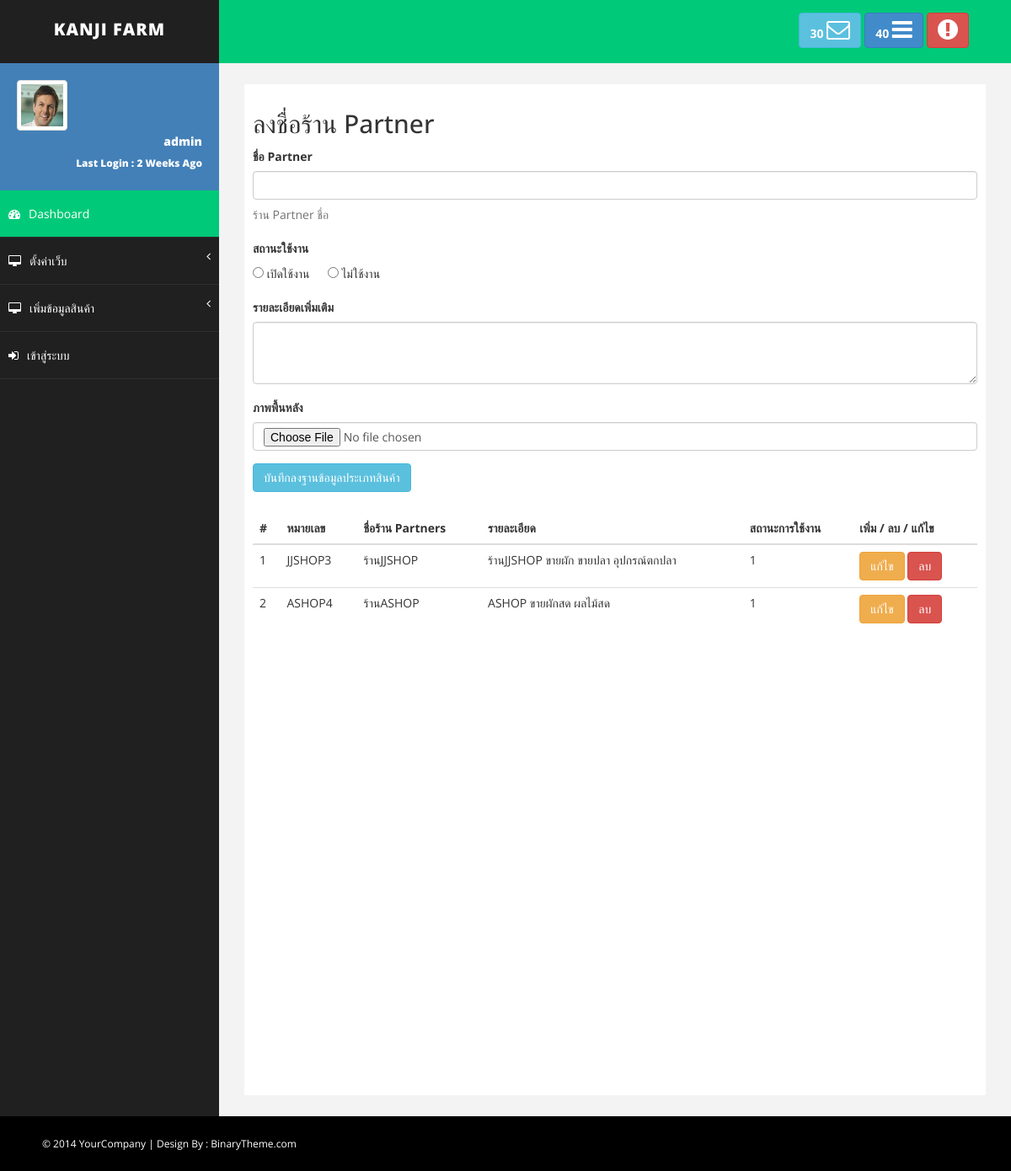
Page /backend_disc/admin/systems/form_shop_product.php (signed in) on the earlier database version.
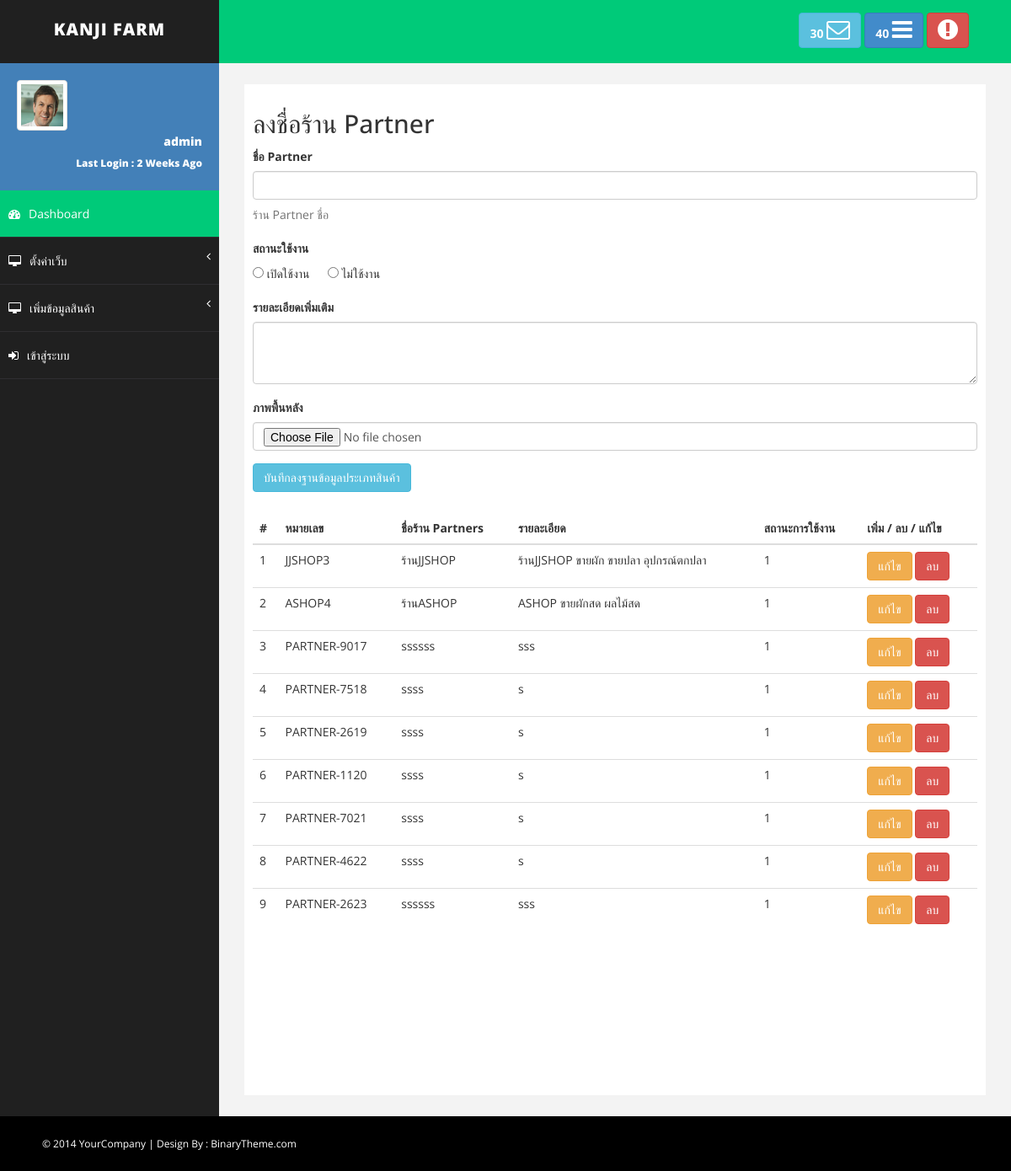
Same page on the later database version.
### tables this page shows
CREATE TABLE `kanji_partners` (
  `partner_id` int(10) NOT NULL,
  `partner_member_id` varchar(10) NOT NULL,
  `partner_name` varchar(100) NOT NULL,
  `partner_detail` varchar(500) NOT NULL,
  `partner_status` char(1) NOT NULL DEFAULT current_timestamp(),
  `partner_img` varchar(255) NOT NULL,
  `timestamp` datetime NOT NULL DEFAULT current_timestamp()
);

### services/class/Connection.php (called while the page is built, shortened)
<?php
class Connection {
		public $hostname 	= 'localhost';
		public $username 	= 'root';
		public $password	= '';
		public $dbname 		= 'atsamatd_atsamatd';
		public function openConnection(){
			try{
				$server = @$_SERVER['SERVER_NAME'];
				if($server == 'localhost'):
					$conn = new PDO("mysql:host=$this->hostname;dbname=$this->dbname;",$this->username,$this->password);
					$conn->setAttribute(PDO::ATTR_ERRMODE,PDO::ERRMODE_EXCEPTION);
				else:
					$conn = new PDO("mysql:host=$this->hostname;dbname=atsamatd_atsamatd;","atsamatd_root","atsamatd");
					$conn->setAttribute(PDO::ATTR_ERRMODE,PDO::ERRMODE_EXCEPTION);
				endif;
				return $this->pdo = $conn;
			}catch(PDOException $err){
				echo $err->getMessage();
			}
		}
}
?>

### backend_disc/admin/systems/form_shop_product.php (the view, shortened to what this page needs)
<?php
$connection = new Connection(true);
$stmt_select = $connection->pdo->prepare("SELECT * FROM kanji_partners WHERE ?");
$stmt_select->execute(array('1=1'));
?>
<!DOCTYPE html>
<html xmlns="http://www.w3.org/1999/xhtml">
<head>
    <link href="assets/css/bootstrap.css" rel="stylesheet" />
    <link href="assets/css/font-awesome.css" rel="stylesheet" />
    <link href="assets/css/basic.css" rel="stylesheet" />
    <link href="assets/css/custom.css" rel="stylesheet" />
</head>
<body>
    <div id="wrapper">
     <?php include "./header-template.php"; ?>
      <?php include "./aside-template.php"; ?>
        <div id="page-wrapper">
            <div id="page-inner">
                <h2>ลงชื่อร้าน Partner</h2>
                <form role="form" action="./post_partners.php" enctype="multipart/form-data" method="post">
                    <div class="form-group">
                        <label>ชื่อ Partner</label>
                        <input class="form-control" name="partner_name" type="text">
                        <p class="help-block">ร้าน Partner ชื่อ</p>
                    </div>
                    <div class="form-group">
                        <label>สถานะใช้งาน</label><br>
                        <input type="radio" name="partner_status" id="partner_status" value="1"> เปิดใช้งาน &emsp;
                        <input type="radio" name="partner_status" id="partner_status" value="0"> ไม่ใช้งาน
                    </div>
                    <div class="form-group">
                        <label>รายละเอียดเพิ่มเติม</label>
                        <textarea class="form-control" name="partner_detail" rows="3"></textarea>
                    </div>
                    <div class="form-group">
                        <label>ภาพพื้นหลัง</label>
                        <input  type="file" class="form-control" name="fileToUpload" id="fileToUpload">
                    </div>
                    <button type="submit" name="process" value="insert_partners" class="btn btn-info">บันทึกลงฐานข้อมูลประเภทสินค้า</button>
                </form>
                <br>
                <div class="row">
                    <div class="col-md-12">
                        <table class="table">
                            <thead>
                                <tr>
                                    <th>#</th>
                                    <th>หมายเลข</th>
                                    <th>ชื่อร้าน Partners</th>
                                    <th>รายละเอียด</th>
                                    <th>สถานะการใช้งาน</th>
                                    <th>เพิ่ม / ลบ / แก้ไข</th>
                                </tr>
                            </thead>
                            <tbody>
                                <?php
                                    $i = 1;
                                    while($r = $stmt_select->fetch(PDO::FETCH_ASSOC)):
                                ?>
                                <tr>
                                    <td><?php echo $i++ ?></td>
                                    <td><?php echo $r['partner_member_id']. $r['partner_id']; ?></td>
                                    <td><?php echo $r['partner_name']; ?></td>
                                    <td><?php echo $r['partner_detail']; ?></td>
                                    <td><?php echo $r['partner_status']; ?></td>
                                    <td>
                                        <button class="btn btn-warning">แก้ไข</button>
                                        <button class="btn btn-danger">ลบ</button>
                                    </td>
                                </tr>
                                <?php endwhile; ?>
                            </tbody>
                        </table>
                    </div>
                </div>
            </div>
        </div>
    </div>
   <?php include "./footer-template.php"; ?>
</body>
</html>

Differences in the rows shown:
added kanji_partners: partner_member "PARTNER-90", partner_id "17", partner_name "ssssss", partner_detail "sss", partner_status "1"
added kanji_partners: partner_member "PARTNER-75", partner_id "18", partner_name "ssss", partner_detail "s", partner_status "1"
added kanji_partners: partner_member "PARTNER-26", partner_id "19", partner_name "ssss", partner_detail "s", partner_status "1"
added kanji_partners: partner_member "PARTNER-11", partner_id "20", partner_name "ssss", partner_detail "s", partner_status "1"
added kanji_partners: partner_member "PARTNER-70", partner_id "21", partner_name "ssss", partner_detail "s", partner_status "1"
added kanji_partners: partner_member "PARTNER-46", partner_id "22", partner_name "ssss", partner_detail "s", partner_status "1"
added kanji_partners: partner_member "PARTNER-26", partner_id "23", partner_name "ssssss", partner_detail "sss", partner_status "1"
